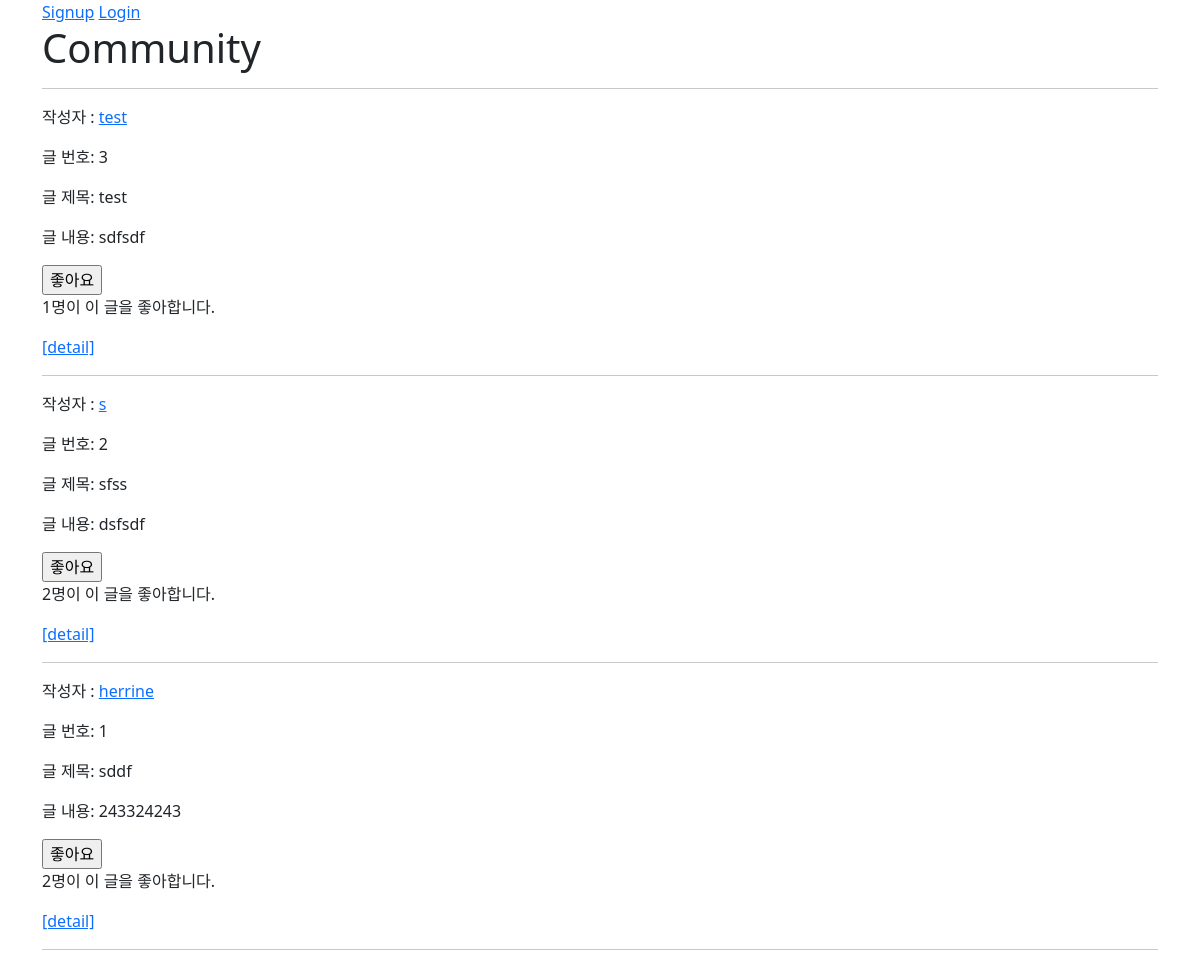
/community/, run on the app's committed database.
### community/models.py (models this page shows)
class Review(models.Model):
    title = models.CharField(max_length=100)
    movie_title = models.CharField(max_length=50)
    rank = models.IntegerField()
    content = models.TextField()
    created_at = models.DateTimeField(auto_now_add=True)
    updated_at = models.DateTimeField(auto_now=True)
    user = models.ForeignKey(settings.AUTH_USER_MODEL, on_delete=models.CASCADE)
    like_users = models.ManyToManyField(settings.AUTH_USER_MODEL, related_name='like_reviews')

### accounts/models.py (models this page shows)
class User(AbstractUser):
    followings = models.ManyToManyField('self', symmetrical=False, related_name='followers')

### community/views.py (the view)
# urls.py: path('', views.index, name='index'),
@require_GET
def index(request):
    reviews = Review.objects.order_by('-pk')
    context = {
        'reviews': reviews,
    }
    return render(request, 'community/index.html', context)

### community/templates/community/index.html (shortened to what this page needs)
{% extends 'base.html' %}
{% block content %}
  <h1>Community</h1>
  <hr>
  {% for review in reviews %}
    <p>작성자 : <a href="{% url 'accounts:profile' review.user.username %}">{{ review.user }}</a></p>
    <p>글 번호: {{ review.pk }}</p>
    <p>글 제목: {{ review.title }}</p>
    <p>글 내용: {{ review.content }}</p>
    <form class="likeForm d-inline" data-review-id="{{ review.pk }}">
      {% if user in review.like_users.all %}
        <input type="submit" data-review-id="{{ review.pk }}" id="like-{{ review.pk }}" value="좋아요 취소"></input>
      {% else %}
        <input type="submit" data-review-id="{{ review.pk }}" id="like-{{ review.pk }}" value="좋아요"></input>
      {% endif %}
    </form>
    <p id="like-count-{{ review.pk }}">{{ review.like_users.all|length }}명이 이 글을 좋아합니다.</p>
    <a href="{% url 'community:detail' review.pk %}">[detail]</a>
    <hr>
  {% endfor %}
{% endblock %}

### data on the page
Review: user "test", pk "3", title "test", content "sdfsdf", like_users.all|length "1"
Review: user "s", pk "2", title "sfss", content "dsfsdf", like_users.all|length "2"
Review: user "herrine", pk "1", title "sddf", content "243324243", like_users.all|length "2"
